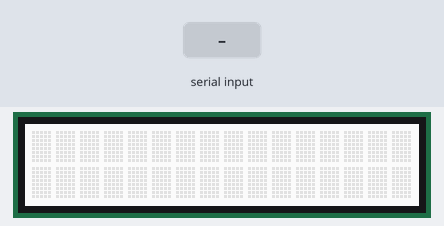
Recording of a sketch running on a simulated Arduino Uno, built with avr-gcc and run on an emulated ATmega328P. Parts: 16×2 character LCD. Inputs (shaded band) come from the test bench.

Above: at 1.2 s.
1.3 s: byte 30 received over Serial
2.9 s: byte 90 received over Serial
At 4.2 s:
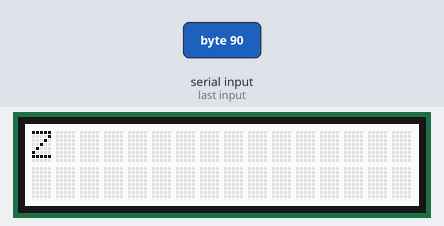
4.5 s: byte 120 received over Serial
At 5.4 s:
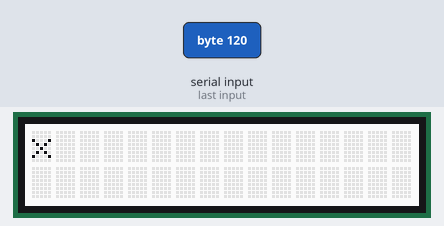
Timing chart, 0 to 7.5 s (numbered marks = the images above; inputs shaded):
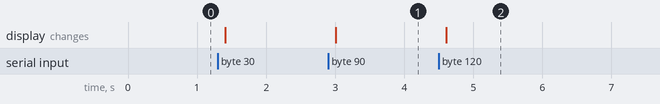

The sketch:

TextDisplayInArduino.ino
```cpp
// (licence header left out)
#include <Wire.h>
#include "rgb_lcd.h"

rgb_lcd lcd;

void setup(){
    // set up the LCD's number of columns and rows:
    lcd.begin(16, 2);
    // initialize the serial communications:
    Serial.begin(9600);
}

void loop()
{
    // when characters arrive over the serial port...
    if (Serial.available())
    {
        // wait a bit for the entire message to arrive
        delay(100);
        // clear the screen
        lcd.clear();
        // read all the available characters
        while (Serial.available() > 0)
        {
            // Naturally only a small modification is required and I was overthinking it a great deal in class

            char fromP = Serial.read(); // read each character from Serail Port

            if(fromP != '\t'){ // if it's not our special secret character (TAB)
              lcd.write(fromP);// display each character to the LCD
            }
            else { // and if we encounter a TAB
              lcd.clear();
            }
        }
    }
}
```

Measured:
- after the input at 2.9 s, the display: changes after 0.10 s (image 1)
- after the input at 4.5 s, the display: changes after 0.10 s (image 2)
